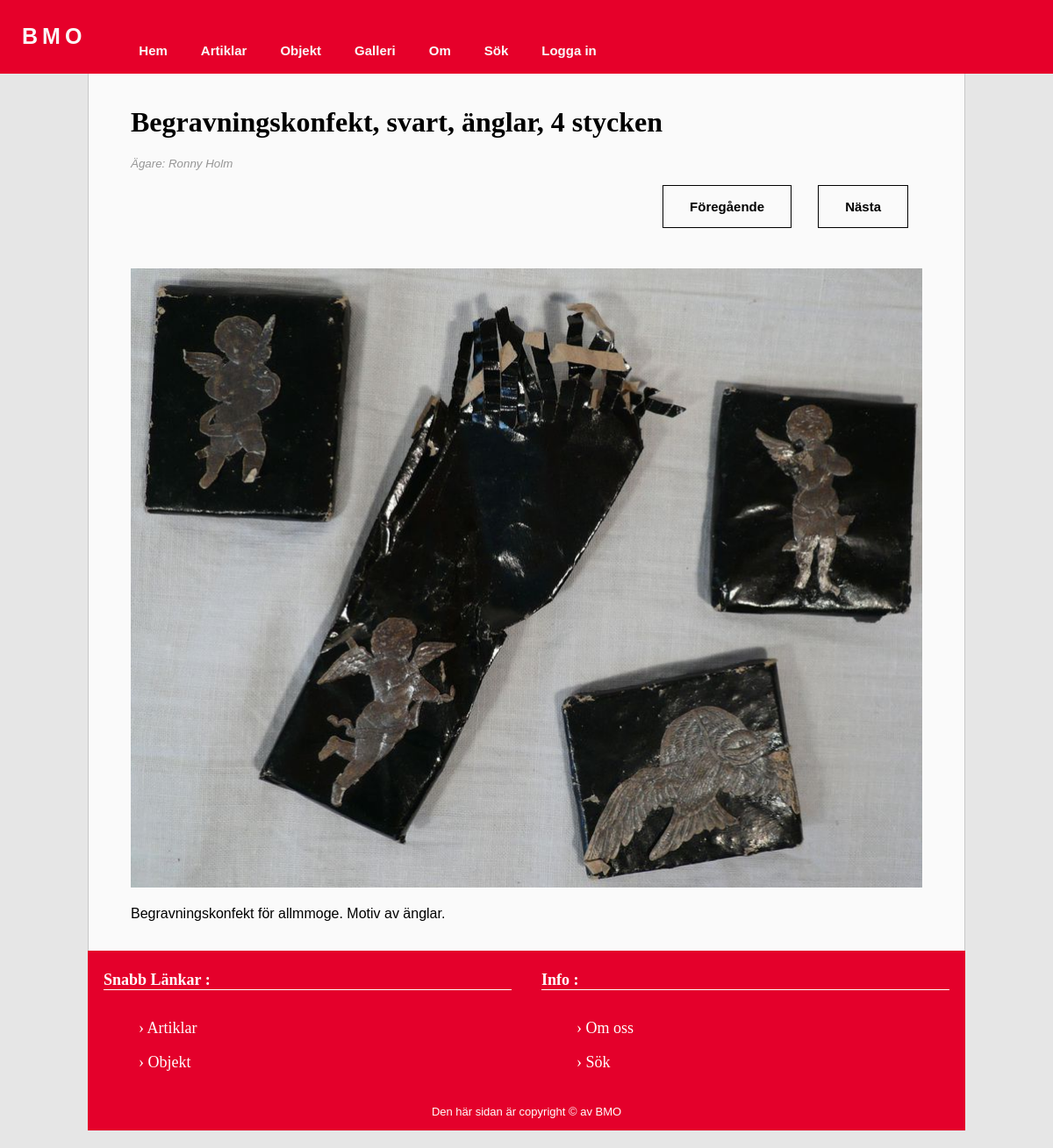
Page /public/object.php?object=1 on the committed database.
### tables this page shows
CREATE TABLE Object
		(
			id INTEGER PRIMARY KEY  NOT NULL  UNIQUE, 
			title TEXT, 
			category TEXT, 
			text TEXT,
			image TEXT,
			owner TEXT
		);

### src/database.php (called while the page is built, shortened)
<?php
function getObject(): string
{
    $sql = <<<EOD
    SELECT
        id,
        title,
        category,
        text,
        image,
        owner
    FROM Object
    WHERE
        id = ?
    ;
    EOD;
    return $sql;
}

### view/pages/object.php (called while the page is built, shortened)
<?php
$objectID = $_GET['object'] ?? null;
if (!$objectID) {
    die("Kunde inte hitta sidan. Error 404.");
} else {
    $objectMax = objectMax();
    if ((int)$objectID - 1 >= 1) {
        $last = (int)$objectID - 1;
    } else {
        $last = 1;
    }
    if ((int)$objectID === $objectMax["MAX(id)"]) {
        $next = $objectMax["MAX(id)"];
    } else {
        $next = (int)$objectID + 1;
    }
    $dsn = getDsn("bmo.sqlite");
    $db = connectToDatabase($dsn);
    $sql = getObject();
    $satment = $db->prepare($sql);
    $args = [$objectID];
    $satment->execute($args);
    $result = $satment->fetch();
    $objectTitle = htmlentities($result["title"]);
    $objectText = $result["text"];
    $image = htmlentities($result["image"]);
    $objectOwner = htmlentities($result["owner"]);
}

### public/object.php (the view, shortened to what this page needs)
<?php
    include('../view/header.php');
    include('../view/navbar.php');
    include('../view/pages/object.php');
?>
<main class="main">
    <header>
        <h1><?=$objectTitle?></h1>
        <p class="about_date">Ägare: <?=$objectOwner?></p>
    </header>
    <div class="object_btns">
        <a class="gallery_btn" href="object.php?object=<?=$last?>">Föregående</a>
        <a class="gallery_btn" href="object.php?object=<?=$next?>">Nästa</a>
    </div>
    <p class="object_img">
        <img class="object_img" src="img/full-size/<?=$image?>" alt="<?=$objectTitle?>">
    </p>
    <p> <?= $objectText ?> </p>
</main>
<?php include('../view/footer.php') ?>

### public/css/style.css (style rules this page uses)
ul, h1, h2, h3, h4 { font-family:'Noto'; }
p { font-family:Arial, Helvetica, sans-serif; }
html { background: rgb(230, 230, 230); }
.main { margin: 0 auto; max-width: 1000px; min-height: 1000px; padding: 1em 3em; background: rgb(250, 250, 250); border-right: 1px solid rgb(200,200,200); border-left: 1px solid rgb(200,200,200); }

### public/css/init.css (style rules this page uses)
html { box-sizing: border-box; }
*, *:before, *:after { box-sizing: inherit; }
html { line-height: 1.15; background-color: #333; }
body { margin: 0; overflow-y: scroll; font-family: "Fira Sans", "Source Sans Pro", Helvetica, Arial, sans-serif; }

### public/css/article.css (style rules this page uses)
.about_date { font-size: smaller; color: rgb(150, 150, 150); font-style: italic; }

### public/css/object.css (style rules this page uses)
.object_img { text-align: center; }
.gallery_btn { text-decoration: none; font-weight: bold; border: 1px solid rgb(0, 0, 0); background: rgb(250, 250, 250); color: rgb(0, 0, 0); font-size: 15px; padding: 1em 2em; margin-bottom: 30px; }
.object_btns { display: flex; justify-content: flex-end; gap: 30px; margin: 1em; }
.object_img { width: 100%; }

### rows in the picture
object: title "Begravningskonfekt, svart, änglar, 4 stycken", owner "Ronny Holm", image (picture), text "Begravningskonfekt för allmmoge. Motiv av änglar."
